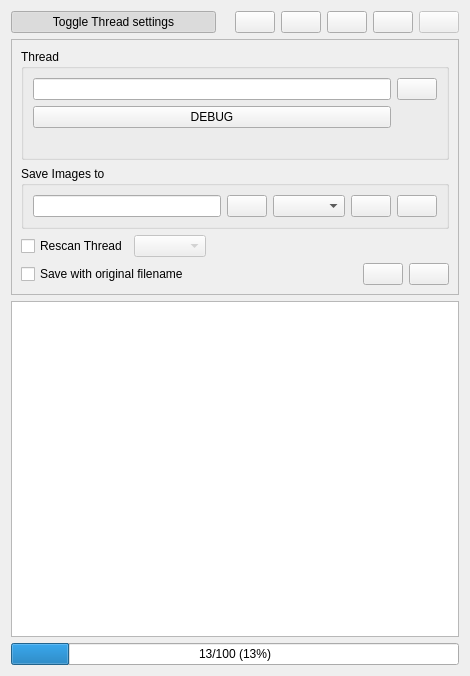
<?xml version="1.0" encoding="UTF-8"?>
<ui version="4.0">
 <class>UIImageOverview</class>
 <widget class="QWidget" name="UIImageOverview">
  <property name="geometry">
   <rect>
    <x>0</x>
    <y>0</y>
    <width>470</width>
    <height>676</height>
   </rect>
  </property>
  <property name="windowTitle">
   <string>Form</string>
  </property>
  <layout class="QGridLayout" name="gridLayout_4">
   <item row="0" column="0">
    <layout class="QHBoxLayout" name="horizontalLayout">
     <item>
      <widget class="QPushButton" name="btnToggleView">
       <property name="sizePolicy">
        <sizepolicy hsizetype="MinimumExpanding" vsizetype="Fixed">
         <horstretch>0</horstretch>
         <verstretch>0</verstretch>
        </sizepolicy>
       </property>
       <property name="text">
        <string>Toggle Thread settings</string>
       </property>
       <property name="checkable">
        <bool>true</bool>
       </property>
       <property name="checked">
        <bool>true</bool>
       </property>
       <property name="flat">
        <bool>false</bool>
       </property>
      </widget>
     </item>
     <item>
      <widget class="QLabel" name="lTitle2">
       <property name="frameShape">
        <enum>QFrame::NoFrame</enum>
       </property>
       <property name="text">
        <string/>
       </property>
      </widget>
     </item>
     <item>
      <widget class="QPushButton" name="btnDeleteAllFiles">
       <property name="toolTip">
        <string>Delete all files</string>
       </property>
       <property name="statusTip">
        <string>Delete all files</string>
       </property>
       <property name="text">
        <string/>
       </property>
       <property name="icon">
        <iconset resource="resources.qrc">
         <normaloff>:/icons/resources/remove.png</normaloff>:/icons/resources/remove.png</iconset>
       </property>
      </widget>
     </item>
     <item>
      <widget class="QPushButton" name="btnBlockThread">
       <property name="toolTip">
        <string>Block thread</string>
       </property>
       <property name="text">
        <string/>
       </property>
       <property name="icon">
        <iconset resource="resources.qrc">
         <normaloff>:/icons/resources/process-stop-inactive.png</normaloff>
         <normalon>:/icons/resources/process-stop.png</normalon>:/icons/resources/process-stop-inactive.png</iconset>
       </property>
       <property name="checkable">
        <bool>true</bool>
       </property>
      </widget>
     </item>
     <item>
      <widget class="QPushButton" name="btnMoveThread">
       <property name="toolTip">
        <string>Move thread files to the configured destination and close this thread</string>
       </property>
       <property name="text">
        <string/>
       </property>
       <property name="icon">
        <iconset resource="resources.qrc">
         <normaloff>:/icons/resources/open.png</normaloff>:/icons/resources/open.png</iconset>
       </property>
      </widget>
     </item>
     <item>
      <widget class="QPushButton" name="btnStart">
       <property name="text">
        <string/>
       </property>
       <property name="icon">
        <iconset resource="resources.qrc">
         <normaloff>:/icons/resources/media-playback-start.png</normaloff>:/icons/resources/media-playback-start.png</iconset>
       </property>
      </widget>
     </item>
     <item>
      <widget class="QPushButton" name="btnStop">
       <property name="enabled">
        <bool>false</bool>
       </property>
       <property name="text">
        <string/>
       </property>
       <property name="icon">
        <iconset resource="resources.qrc">
         <normaloff>:/icons/resources/media-playback-stop.png</normaloff>:/icons/resources/media-playback-stop.png</iconset>
       </property>
      </widget>
     </item>
    </layout>
   </item>
   <item row="2" column="0">
    <widget class="QFrame" name="frame">
     <property name="frameShape">
      <enum>QFrame::StyledPanel</enum>
     </property>
     <property name="frameShadow">
      <enum>QFrame::Raised</enum>
     </property>
     <layout class="QGridLayout" name="gridLayout_3">
      <item row="0" column="0">
       <widget class="QGroupBox" name="groupBox">
        <property name="title">
         <string>Thread</string>
        </property>
        <layout class="QGridLayout" name="gridLayout_2">
         <item row="0" column="0">
          <widget class="QLineEdit" name="leURI">
           <property name="text">
            <string/>
           </property>
          </widget>
         </item>
         <item row="0" column="1">
          <widget class="QPushButton" name="btnOpenThread">
           <property name="toolTip">
            <string>Open thread in browser</string>
           </property>
           <property name="text">
            <string/>
           </property>
           <property name="icon">
            <iconset resource="resources.qrc">
             <normaloff>:/icons/resources/open.png</normaloff>:/icons/resources/open.png</iconset>
           </property>
          </widget>
         </item>
         <item row="2" column="0" colspan="2">
          <widget class="QLabel" name="lTitle">
           <property name="text">
            <string/>
           </property>
          </widget>
         </item>
         <item row="1" column="0">
          <widget class="QPushButton" name="btnDebug">
           <property name="text">
            <string>DEBUG</string>
           </property>
          </widget>
         </item>
        </layout>
       </widget>
      </item>
      <item row="1" column="0">
       <widget class="QGroupBox" name="group">
        <property name="title">
         <string>Save Images to</string>
        </property>
        <layout class="QGridLayout" name="gridLayout">
         <item row="0" column="0">
          <widget class="QLineEdit" name="leSavepath">
           <property name="text">
            <string/>
           </property>
          </widget>
         </item>
         <item row="0" column="3">
          <widget class="QPushButton" name="btnChoosePath">
           <property name="toolTip">
            <string>Choose download folder</string>
           </property>
           <property name="text">
            <string/>
           </property>
           <property name="icon">
            <iconset resource="resources.qrc">
             <normaloff>:/icons/resources/search.png</normaloff>:/icons/resources/search.png</iconset>
           </property>
          </widget>
         </item>
         <item row="0" column="4">
          <widget class="QPushButton" name="btnOpenDownloadFolder">
           <property name="toolTip">
            <string>Open download folder</string>
           </property>
           <property name="text">
            <string/>
           </property>
           <property name="icon">
            <iconset resource="resources.qrc">
             <normaloff>:/icons/resources/open.png</normaloff>:/icons/resources/open.png</iconset>
           </property>
          </widget>
         </item>
         <item row="0" column="2">
          <widget class="QComboBox" name="cbFolderShortcuts"/>
         </item>
         <item row="0" column="1">
          <widget class="QPushButton" name="btnAddShortcut">
           <property name="text">
            <string/>
           </property>
           <property name="icon">
            <iconset resource="resources.qrc">
             <normaloff>:/icons/resources/add.png</normaloff>:/icons/resources/add.png</iconset>
           </property>
          </widget>
         </item>
        </layout>
       </widget>
      </item>
      <item row="2" column="0">
       <layout class="QHBoxLayout" name="horizontalLayout_2">
        <item>
         <widget class="QCheckBox" name="cbRescan">
          <property name="text">
           <string>Rescan Thread</string>
          </property>
         </widget>
        </item>
        <item>
         <widget class="QComboBox" name="comboBox">
          <property name="enabled">
           <bool>false</bool>
          </property>
         </widget>
        </item>
        <item>
         <spacer name="horizontalSpacer">
          <property name="orientation">
           <enum>Qt::Horizontal</enum>
          </property>
          <property name="sizeHint" stdset="0">
           <size>
            <width>40</width>
            <height>20</height>
           </size>
          </property>
         </spacer>
        </item>
       </layout>
      </item>
      <item row="4" column="0">
       <layout class="QHBoxLayout" name="horizontalLayout_3">
        <item>
         <widget class="QCheckBox" name="cbOriginalFilename">
          <property name="text">
           <string>Save with original filename</string>
          </property>
          <property name="checked">
           <bool>false</bool>
          </property>
         </widget>
        </item>
        <item>
         <spacer name="horizontalSpacer_2">
          <property name="orientation">
           <enum>Qt::Horizontal</enum>
          </property>
          <property name="sizeHint" stdset="0">
           <size>
            <width>40</width>
            <height>20</height>
           </size>
          </property>
         </spacer>
        </item>
        <item>
         <widget class="QPushButton" name="btnReloadThread">
          <property name="toolTip">
           <string>Reload all images</string>
          </property>
          <property name="text">
           <string/>
          </property>
          <property name="icon">
           <iconset resource="resources.qrc">
            <normaloff>:/icons/resources/reload.png</normaloff>:/icons/resources/reload.png</iconset>
          </property>
         </widget>
        </item>
        <item>
         <widget class="QPushButton" name="btnRebuildThumbnails">
          <property name="toolTip">
           <string>Rebuild thumbnails</string>
          </property>
          <property name="text">
           <string/>
          </property>
          <property name="icon">
           <iconset resource="resources.qrc">
            <normaloff>:/icons/resources/rotateCW.png</normaloff>:/icons/resources/rotateCW.png</iconset>
          </property>
         </widget>
        </item>
       </layout>
      </item>
     </layout>
    </widget>
   </item>
   <item row="3" column="0">
    <widget class="ThumbnailView" name="listWidget">
     <property name="contextMenuPolicy">
      <enum>Qt::CustomContextMenu</enum>
     </property>
     <property name="showDropIndicator" stdset="0">
      <bool>false</bool>
     </property>
     <property name="alternatingRowColors">
      <bool>true</bool>
     </property>
     <property name="iconSize">
      <size>
       <width>60</width>
       <height>60</height>
      </size>
     </property>
     <property name="movement">
      <enum>QListView::Static</enum>
     </property>
     <property name="isWrapping" stdset="0">
      <bool>true</bool>
     </property>
     <property name="resizeMode">
      <enum>QListView::Adjust</enum>
     </property>
     <property name="layoutMode">
      <enum>QListView::SinglePass</enum>
     </property>
     <property name="gridSize">
      <size>
       <width>60</width>
       <height>60</height>
      </size>
     </property>
     <property name="viewMode">
      <enum>QListView::IconMode</enum>
     </property>
     <property name="selectionRectVisible">
      <bool>false</bool>
     </property>
    </widget>
   </item>
   <item row="4" column="0">
    <widget class="QProgressBar" name="progressBar">
     <property name="enabled">
      <bool>true</bool>
     </property>
     <property name="minimum">
      <number>0</number>
     </property>
     <property name="value">
      <number>13</number>
     </property>
     <property name="textVisible">
      <bool>true</bool>
     </property>
     <property name="format">
      <string>%v/%m (%p%)</string>
     </property>
    </widget>
   </item>
  </layout>
  <action name="actionDeleteFile">
   <property name="text">
    <string>deleteFile</string>
   </property>
  </action>
  <action name="actionReloadFile">
   <property name="text">
    <string>reloadFile</string>
   </property>
  </action>
 </widget>
 <customwidgets>
  <customwidget>
   <class>ThumbnailView</class>
   <extends>QListWidget</extends>
   <header>thumbnailview.h</header>
  </customwidget>
 </customwidgets>
 <tabstops>
  <tabstop>btnToggleView</tabstop>
  <tabstop>btnStart</tabstop>
  <tabstop>btnStop</tabstop>
  <tabstop>leURI</tabstop>
  <tabstop>btnOpenThread</tabstop>
  <tabstop>leSavepath</tabstop>
  <tabstop>cbFolderShortcuts</tabstop>
  <tabstop>btnChoosePath</tabstop>
  <tabstop>btnOpenDownloadFolder</tabstop>
  <tabstop>cbRescan</tabstop>
  <tabstop>comboBox</tabstop>
  <tabstop>cbOriginalFilename</tabstop>
  <tabstop>listWidget</tabstop>
 </tabstops>
 <resources>
  <include location="resources.qrc"/>
 </resources>
 <connections>
  <connection>
   <sender>cbRescan</sender>
   <signal>clicked(bool)</signal>
   <receiver>comboBox</receiver>
   <slot>setEnabled(bool)</slot>
   <hints>
    <hint type="sourcelabel">
     <x>80</x>
     <y>243</y>
    </hint>
    <hint type="destinationlabel">
     <x>189</x>
     <y>245</y>
    </hint>
   </hints>
  </connection>
  <connection>
   <sender>btnStart</sender>
   <signal>clicked()</signal>
   <receiver>UIImageOverview</receiver>
   <slot>start()</slot>
   <hints>
    <hint type="sourcelabel">
     <x>425</x>
     <y>33</y>
    </hint>
    <hint type="destinationlabel">
     <x>247</x>
     <y>97</y>
    </hint>
   </hints>
  </connection>
  <connection>
   <sender>btnStop</sender>
   <signal>clicked()</signal>
   <receiver>UIImageOverview</receiver>
   <slot>stop()</slot>
   <hints>
    <hint type="sourcelabel">
     <x>459</x>
     <y>33</y>
    </hint>
    <hint type="destinationlabel">
     <x>377</x>
     <y>97</y>
    </hint>
   </hints>
  </connection>
  <connection>
   <sender>btnChoosePath</sender>
   <signal>clicked()</signal>
   <receiver>UIImageOverview</receiver>
   <slot>chooseLocation()</slot>
   <hints>
    <hint type="sourcelabel">
     <x>406</x>
     <y>208</y>
    </hint>
    <hint type="destinationlabel">
     <x>377</x>
     <y>54</y>
    </hint>
   </hints>
  </connection>
  <connection>
   <sender>btnOpenThread</sender>
   <signal>clicked()</signal>
   <receiver>UIImageOverview</receiver>
   <slot>openURI()</slot>
   <hints>
    <hint type="sourcelabel">
     <x>440</x>
     <y>97</y>
    </hint>
    <hint type="destinationlabel">
     <x>377</x>
     <y>11</y>
    </hint>
   </hints>
  </connection>
  <connection>
   <sender>btnOpenDownloadFolder</sender>
   <signal>clicked()</signal>
   <receiver>UIImageOverview</receiver>
   <slot>openDownloadFolder()</slot>
   <hints>
    <hint type="sourcelabel">
     <x>440</x>
     <y>208</y>
    </hint>
    <hint type="destinationlabel">
     <x>377</x>
     <y>132</y>
    </hint>
   </hints>
  </connection>
  <connection>
   <sender>btnToggleView</sender>
   <signal>toggled(bool)</signal>
   <receiver>frame</receiver>
   <slot>setVisible(bool)</slot>
   <hints>
    <hint type="sourcelabel">
     <x>55</x>
     <y>10</y>
    </hint>
    <hint type="destinationlabel">
     <x>11</x>
     <y>41</y>
    </hint>
   </hints>
  </connection>
  <connection>
   <sender>leURI</sender>
   <signal>textChanged(QString)</signal>
   <receiver>UIImageOverview</receiver>
   <slot>checkForExistingThread(QString)</slot>
   <hints>
    <hint type="sourcelabel">
     <x>217</x>
     <y>85</y>
    </hint>
    <hint type="destinationlabel">
     <x>234</x>
     <y>337</y>
    </hint>
   </hints>
  </connection>
  <connection>
   <sender>btnDebug</sender>
   <signal>clicked()</signal>
   <receiver>UIImageOverview</receiver>
   <slot>debugButton()</slot>
   <hints>
    <hint type="sourcelabel">
     <x>406</x>
     <y>126</y>
    </hint>
    <hint type="destinationlabel">
     <x>465</x>
     <y>252</y>
    </hint>
   </hints>
  </connection>
  <connection>
   <sender>btnRebuildThumbnails</sender>
   <signal>clicked()</signal>
   <receiver>UIImageOverview</receiver>
   <slot>rebuildThumbnails()</slot>
   <hints>
    <hint type="sourcelabel">
     <x>438</x>
     <y>266</y>
    </hint>
    <hint type="destinationlabel">
     <x>468</x>
     <y>288</y>
    </hint>
   </hints>
  </connection>
  <connection>
   <sender>btnReloadThread</sender>
   <signal>clicked()</signal>
   <receiver>UIImageOverview</receiver>
   <slot>reloadThread()</slot>
   <hints>
    <hint type="sourcelabel">
     <x>401</x>
     <y>265</y>
    </hint>
    <hint type="destinationlabel">
     <x>465</x>
     <y>329</y>
    </hint>
   </hints>
  </connection>
  <connection>
   <sender>btnToggleView</sender>
   <signal>toggled(bool)</signal>
   <receiver>lTitle2</receiver>
   <slot>setHidden(bool)</slot>
   <hints>
    <hint type="sourcelabel">
     <x>170</x>
     <y>21</y>
    </hint>
    <hint type="destinationlabel">
     <x>289</x>
     <y>33</y>
    </hint>
   </hints>
  </connection>
  <connection>
   <sender>btnMoveThread</sender>
   <signal>clicked()</signal>
   <receiver>UIImageOverview</receiver>
   <slot>requestMoveThread()</slot>
   <hints>
    <hint type="sourcelabel">
     <x>377</x>
     <y>21</y>
    </hint>
    <hint type="destinationlabel">
     <x>234</x>
     <y>337</y>
    </hint>
   </hints>
  </connection>
  <connection>
   <sender>btnBlockThread</sender>
   <signal>toggled(bool)</signal>
   <receiver>UIImageOverview</receiver>
   <slot>blockThread(bool)</slot>
   <hints>
    <hint type="sourcelabel">
     <x>343</x>
     <y>20</y>
    </hint>
    <hint type="destinationlabel">
     <x>293</x>
     <y>5</y>
    </hint>
   </hints>
  </connection>
  <connection>
   <sender>btnDeleteAllFiles</sender>
   <signal>clicked()</signal>
   <receiver>UIImageOverview</receiver>
   <slot>deleteAllFiles()</slot>
   <hints>
    <hint type="sourcelabel">
     <x>320</x>
     <y>23</y>
    </hint>
    <hint type="destinationlabel">
     <x>397</x>
     <y>4</y>
    </hint>
   </hints>
  </connection>
 </connections>
 <slots>
  <slot>start()</slot>
  <slot>stop()</slot>
  <slot>chooseLocation()</slot>
  <slot>debugButton()</slot>
  <slot>openURI()</slot>
  <slot>openDownloadFolder()</slot>
  <slot>checkForExistingThread(QString)</slot>
  <slot>rebuildThumbnails()</slot>
  <slot>reloadThread()</slot>
  <slot>showImagePreview()</slot>
  <slot>requestMoveThread()</slot>
  <slot>blockThread(bool)</slot>
  <slot>deleteAllFiles()</slot>
 </slots>
</ui>
